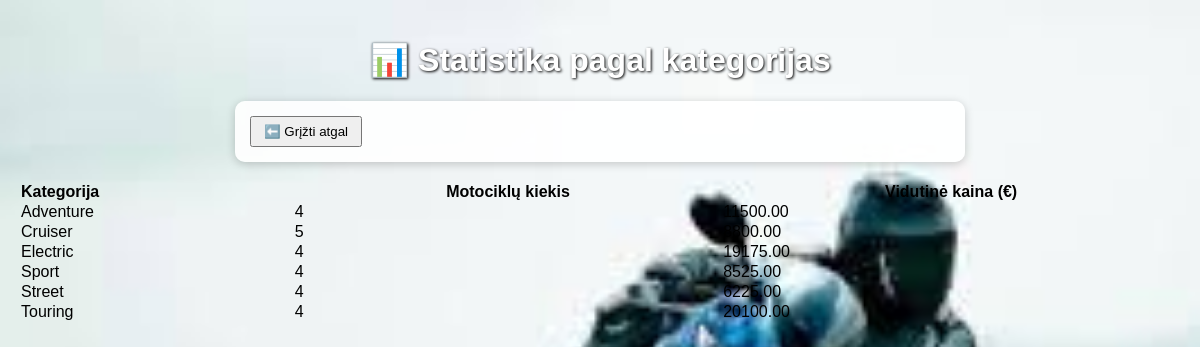
/statistika, run on the app's committed database.
### models.py (models this page shows)
class Kategorija(db.Model):
    __tablename__ = 'kategorija'
    id = db.Column(db.Integer, primary_key=True)
    pavadinimas = db.Column(db.String(50), nullable=False)
    motociklai = db.relationship('Motociklas', backref='kategorija', lazy=True)

### app.py (the view)
@app.route('/statistika')
def statistika():
    rezultatai = db.session.query(
        Kategorija.pavadinimas,
        func.count(Motociklas.id),
        func.avg(Motociklas.kaina)
    ).join(Motociklas).group_by(Kategorija.pavadinimas).all()
    return render_template('statistika.html', statistika=rezultatai)

### templates/statistika.html (shortened to what this page needs)
<!DOCTYPE html>
<html lang="lt">
<head>
    <link rel="stylesheet" href="{{ url_for('static', filename='style.css') }}">
</head>
<body>
    <h1>📊 Statistika pagal kategorijas</h1>
    <form action="{{ url_for('pagrindinis_puslapis') }}">
        <button type="submit">⬅️ Grįžti atgal</button>
    </form>
    <div class="motociklas">
        <table style="width: 100%; border-collapse: collapse;">
            <thead>
                <tr>
                    <th style="text-align: left;">Kategorija</th>
                    <th>Motociklų kiekis</th>
                    <th>Vidutinė kaina (€)</th>
                </tr>
            </thead>
            <tbody>
                {% for kat, kiekis, vid_kaina in statistika %}
                <tr>
                    <td>{{ kat }}</td>
                    <td>{{ kiekis }}</td>
                    <td>{{ '%.2f'|format(vid_kaina) }}</td>
                </tr>
                {% endfor %}
            </tbody>
        </table>
    </div>
</body>
</html>

### static/style.css (style rules this page uses)
body { font-family: Arial, sans-serif; background: url('images/background.jpg') no-repeat center center fixed; background-size: cover; margin: 0; padding: 20px; }
h1 { color: white; text-shadow: 1px 1px 3px black; text-align: center; }
form { max-width: 700px; margin: 0 auto 20px auto; padding: 15px; background: rgba(255, 255, 255, 0.9); border-radius: 10px; box-shadow: 0 2px 10px rgba(0,0,0,0.2); }
button { padding: 6px 12px; }

### data on the page
Kategorija: pavadinimas "Adventure", kiekis "4", vid_kaina "11500.00"
Kategorija: pavadinimas "Cruiser", kiekis "5", vid_kaina "8800.00"
Kategorija: pavadinimas "Electric", kiekis "4", vid_kaina "19175.00"
Kategorija: pavadinimas "Sport", kiekis "4", vid_kaina "8525.00"
Kategorija: pavadinimas "Street", kiekis "4", vid_kaina "6225.00"
Kategorija: pavadinimas "Touring", id "4", vid_kaina "20100.00"
